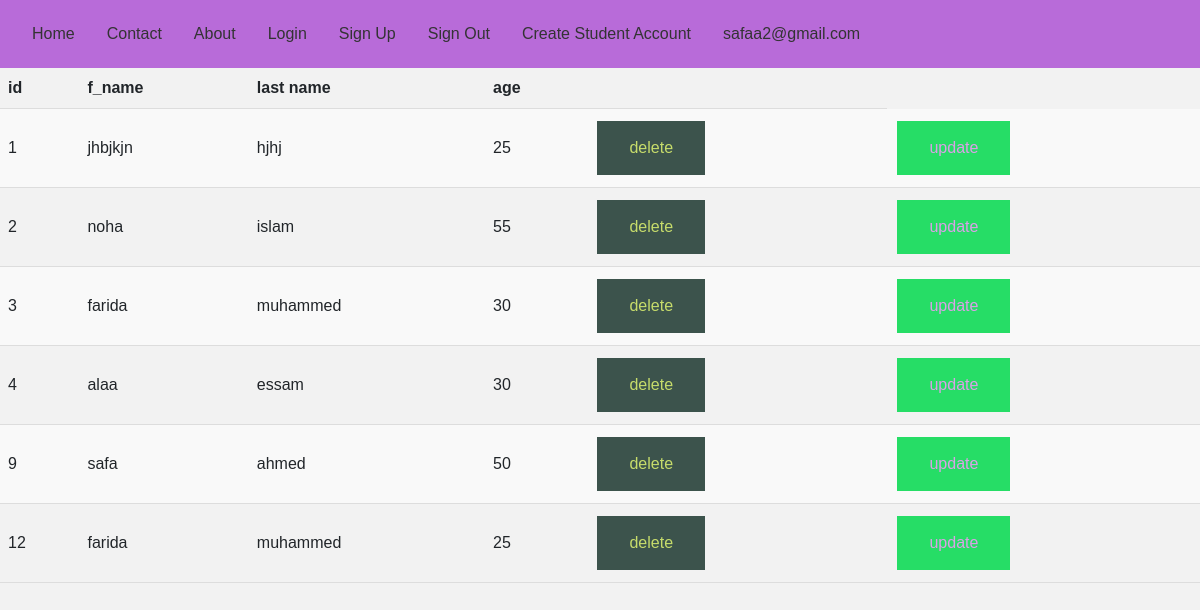
The page /home/ (signed in) on the database its author committed.
### student/models.py (models this page shows)
class Student(models.Model):
    id=models.IntegerField(primary_key=True)
    f_name=models.CharField(max_length=50)
    l_name=models.CharField(max_length=50)
    age=models.IntegerField()

### student/views.py (the view)
# urls.py: 2. Add a URL to urlpatterns:  path('', views.home, name='home')
def home(request):
    if request.session.get("email"):
        students = Student.objects.all()
        context = {}
        context['students'] = students
        return render(request, 'student/home.html', context)
    else:
        return redirect("signin")

### student/templates/student/home.html (shortened to what this page needs)
{% extends 'base.html' %}
{% block body %}
<table>
  <tr>
    <th>id</th>
    <th>f_name</th>
    <th>last name</th>
    <th>age</th>
    <th></th>
  </tr>
  {% for student in students %}
  <tr>
    <td>{{student.id}}</td>
    <td>{{student.f_name}}</td>
    <td>{{student.l_name}}</td>
    <td>{{student.age}}</td>
    <td><a class="button3" href="{%url 'delete_student' student.id%}">delete</a></td>
    <td><a class="button4" href="{% url 'update_student' student.id %}">update</a></td>
  </tr>
{% endfor %}
</table>
{% endblock body %}

### templates/base.html (shortened to what this page needs)
{% load static %}
<!DOCTYPE html>
<html>
<head>
    <link rel="stylesheet" href="https://maxcdn.bootstrapcdn.com/bootstrap/4.0.0/css/bootstrap.min.css">
{% block style %}
<link rel="stylesheet" href="{%static 'css/base.css'%}">
{% endblock style %}
</head>
<body>
  <div class="navbar">
    <ul>
        <li><a href="{% url 'home' %}">Home</a></li>
        <li><a href="{% url 'contact' %}">Contact</a></li>
        <li><a href="{% url 'about' %}">About</a></li>
        <li><a href="{% url 'signin' %}">Login</a></li>
        <li><a href="{% url 'signup' %}">Sign Up</a></li>
        <li><a href="{% url 'signout' %}">Sign Out</a></li>
        <li><a href="{% url 'create-student'  %}" target="_blank">Create Student Account</a></li>
        <li><a href="#">{{ request.session.email}}
        </a></li>
    </ul>
</div>
  {% block body %}
  {% endblock body %}
</body>
</html>

### static/css/base.css (style rules this page uses)
body { font-family: Arial, sans-serif; background-color: #f2f2f2; margin: 0; padding: 0; }
body { font-family: Arial, Helvetica, sans-serif; }
* { box-sizing: border-box; }
body { margin: 0; font-family: Arial, Helvetica, sans-serif; }
.navbar { background-color: #b86bd9; overflow: hidden; }
.navbar ul { list-style: none; margin: 0; padding: 0; }
.navbar li { float: left; }
.navbar li a { display: block; color: #333; text-align: center; padding: 14px 16px; text-decoration: none; }
.button3 { background-color: #3c534c; border: none; color: rgb(199, 220, 107); padding: 15px 32px; text-align: center; text-decoration: none; display: inline-block; font-size: 16px; margin: 4px 2px; cursor: pointer; }
.button4 { background-color: #26dd66; border: none; color: rgb(218, 161, 231); padding: 15px 32px; text-align: center; text-decoration: none; display: inline-block; font-size: 16px; margin: 4px 2px; cursor: pointer; }
body { background-color: #f2f2f2; font-family: Arial, sans-serif; }

### templates/base.html (style rules this page uses)
.navbar { background-color: #6b51b0; overflow: hidden; }
.navbar ul { list-style: none; margin: 0; padding: 0; }
.navbar li { float: left; }
.navbar li a { display: block; color: #333; text-align: center; padding: 14px 16px; text-decoration: none; }
table { width: 100%; border-collapse: collapse; }
th, td { padding: 8px; text-align: left; border-bottom: 1px solid #ddd; }
th { background-color: #f2f2f2; }
tr:nth-child(even) { background-color: #f9f9f9; }

### rows shown on the page
Student: id "1", f_name "jhbjkjn", l_name "hjhj", age "25"
Student: id "2", f_name "noha", l_name "islam", age "55"
Student: id "3", f_name "farida", l_name "muhammed", age "30"
Student: id "4", f_name "alaa", l_name "essam", age "30"
Student: id "9", f_name "safa", l_name "ahmed", age "50"
Student: id "12", f_name "farida", l_name "muhammed", age "25"

### other values the page prints
{{ request.session.email }} "safaa2@gmail.com"
